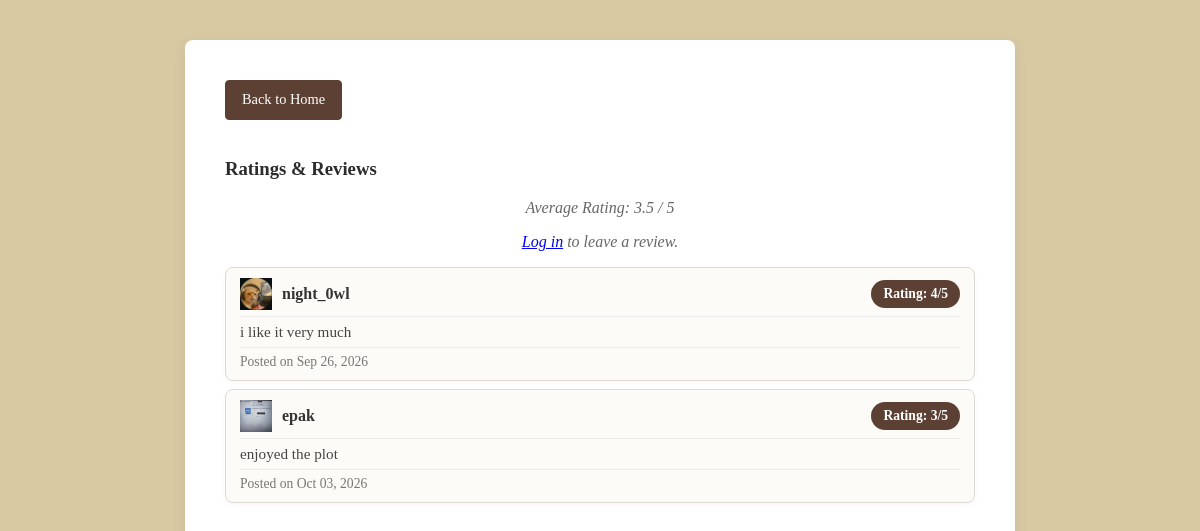
Screenshot of /catalog/book/20/ with the database file from the repository.
### catalog/models.py (models this page shows, shortened)
class Review(models.Model):
    review_id = models.AutoField(primary_key=True)
    book = models.ForeignKey(Book, on_delete=models.CASCADE, related_name='reviews')
    user = models.ForeignKey(User, on_delete=models.CASCADE, related_name='reviews')
    rating = models.IntegerField()
    comment = models.TextField()
    created_at = models.DateTimeField(auto_now_add=True)
    updated_at = models.DateTimeField(auto_now=True)

class UserProfile(models.Model):
    user = models.OneToOneField(User, on_delete=models.CASCADE)
    full_name = models.CharField(max_length=150, blank=True)
    bio = models.TextField(blank=True)
    profile_picture = models.ImageField(upload_to='profile_pics/', blank=True, null=True)
    is_verified = models.BooleanField(default=False)
    verification_token = models.CharField(max_length=100, blank=True, null=True)

### catalog/views.py (the view)
# urls.py: path('book/<int:book_id>/', views.book_detail, name='book_detail'),
def book_detail(request, book_id):
    book = get_object_or_404(Book, pk=book_id)
    reviews = Review.objects.filter(book=book)
    avg_rating = reviews.aggregate(Avg('rating'))['rating__avg']
    user_has_reviewed = False
    if request.user.is_authenticated:
        user_has_reviewed = reviews.filter(user=request.user).exists()
    context = {
        'book': book,
        'reviews': reviews,
        'avg_rating': avg_rating,
        'user_has_reviewed': user_has_reviewed,
    }
    return render(request, 'catalog/book_detail.html', context)

### catalog/templates/catalog/book_detail.html (shortened to what this page needs)
<head>
    {% load static %}
    <link rel="stylesheet" href="{% static 'catalog/style.css' %}">
</head>
<body>
    <div class="book-card">
        <div class="mb-3">
        <a href="{% url 'index' %}" class="custom-back-btn">Back to Home</a>
    </div>
    <div class="reviews-section mt-5">
    <h3>Ratings & Reviews</h3>
    <p>Average Rating:
    {% if avg_rating %}
        {{ avg_rating|floatformat:1 }} / 5
    {% else %}
        No ratings yet
    {% endif %}
    </p>
    {% if user.is_authenticated %}
        {% if not user_has_reviewed %}
        <form method="POST" action="{% url 'add_review' book.pk %}" class="mb-4">
            {% csrf_token %}
            <div class="mb-3">
                <label for="rating" class="form-label">Rating (1-5)</label>
                <select name="rating" id="rating" class="form-select" required>
                    <option value="" selected disabled>Choose...</option>
                    <option value="1">1 - Poor</option>
                    <option value="2">2 - Average</option>
                    <option value="3">3 - Good</option>
                    <option value="4">4 - Very Good</option>
                    <option value="5">5 - Excellent</option>
                </select>
            </div>
            <div class="mb-3">
                <label for="comment" class="form-label">Review Comment</label>
                <textarea name="comment" id="comment" rows="3" class="form-control" placeholder="Write your review here..."></textarea>
            </div>
            <button type="submit" class="btn btn-primary">Submit Review</button>
        </form>
    {% else %}
        <p class="text-muted fst-italic mb-4">You have already reviewed this book. You can edit your existing review below.</p>
        {% endif %}
    {% else %}
        <p><a href="{% url 'login' %}">Log in</a> to leave a review.</p>
    {% endif %}
    <div class="list-group">
        {% for review in reviews %}
            <div class="list-group-item list-group-item-action flex-column align-items-start mb-2">
                <div class="review-header" style="display: flex; justify-content: space-between; align-items: center; width: 100%;">
        <div style="display: flex; align-items: center; gap: 10px;">
        {% if review.user.userprofile.profile_picture %}
        <img src="{{ review.user.userprofile.profile_picture.url }}" alt="{{ review.user.username }}" class="rounded-circle me-2" width="32" height="32" style="object-fit: cover;">
        {% else %}
        <div style="width: 32px; height: 32px; border-radius: 50%; background-color: #d1c7bd; display: flex; align-items: center; justify-content: center; font-weight: bold; color: #fff; font-size: 0.8rem;">
            {{ review.user.username|make_list|first|upper }}
        </div>
        {% endif %}
                <h5 style="margin: 0; font-weight: bold; font-size: 1rem;">{{ review.user.username }}</h5>
            </div>
                    <span class="badge bg-secondary">Rating: {{ review.rating }}/5</span>
                </div>
                <p class="mb-1 review-comment">{{ review.comment }}</p>
                <div class="review-footer">
                <small class="text-muted">Posted on {{ review.created_at|date:"M d, Y" }}</small>
</div>
            </div>
        {% empty %}
            <p class="text-muted">No reviews yet. Be the first to review this book!</p>
        {% endfor %}
    </div>
</div>
</body>
</html>

### catalog/static/catalog/style.css (style rules this page uses)
body p { text-align: center; color: #666; font-style: italic; }

### catalog/templates/catalog/book_detail.html (style rules this page uses)
body { background-color: #d9c9a3; font-family: 'Georgia', serif; color: #2c2c2c; margin: 0; padding: 40px 20px; display: flex; justify-content: center; }
.book-card { width: 100%; max-width: 750px; background: #ffffff; padding: 40px; border-radius: 8px; box-shadow: 0 4px 15px rgba(0, 0, 0, 0.08); }
.list-group { border-radius: 8px; }
.list-group-item { background-color: #fdfbf7 !important; border: 1px solid #e0dad0 !important; border-radius: 8px !important; margin-bottom: 8px !important; padding: 10px 14px !important; box-shadow: 0 2px 6px rgba(0, 0, 0, 0.03); }
.list-group-item h5 { font-size: 1.1rem; font-weight: bold; color: #333333; }
.list-group-item .review-header { width: 100%; display: flex; justify-content: space-between; align-items: center; margin-bottom: 2px !important; border-bottom: 1px solid #eaeaea; padding-bottom: 6px !important; }
.list-group-item .review-comment { font-style: normal; color: #444; font-size: 0.95rem; margin: 6px 0 !important; text-align: left; width: 100%; }
.list-group-item { background-color: #fdfbf7 !important; border: 1px solid #e0dad0 !important; }
.badge { background-color: #5c4033 !important; color: #fff !important; padding: 6px 12px; border-radius: 20px; font-size: 0.85rem; font-weight: 600; }
.list-group-item .text-muted, .list-group-item small { color: #777 !important; font-size: 0.85rem; }
.review-footer { display: flex; justify-content: space-between; align-items: center; width: 100%; margin-top: 6px !important; padding-top: 6px !important; border-top: 1px solid #eaeaea; }
.custom-back-btn { display: inline-block !important; background-color: #5c4033 !important; color: #ffffff !important; padding: 8px 16px !important; border-radius: 4px !important; border: 1px solid #5c4033 !important; text-decoration: none !important; font-weight: 500 !important; font-size: 0.9rem !important; margin-bottom: 20px !important; line-height: 1.5 !important; transition: all 0.2s ease !important; }

### rows the page displays
Review: user.userprofile.profile_picture (picture), user.username "night_0wl", rating "4", comment "i like it very much", created_at "Sep 26, 2026"
Review: user.userprofile.profile_picture (picture), user.username "epak", rating "3", comment "enjoyed the plot", created_at "Oct 03, 2026"

### other values shown
{{ avg_rating|floatformat:1 }} "3.5"
